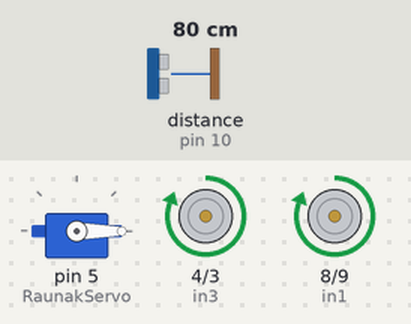
Recording of a sketch running on a simulated Arduino Uno, built with avr-gcc and run on an emulated ATmega328P. On the bench: servo, motor-driver pin pairs drawn as motors (green arrow = first pin HIGH = forward, orange = second pin HIGH = backward, longer = more drive). Wiring (inferred from the names in the program): ultrasonic range finder: trigger pin 11; echo pin 10. The inputs (shaded band) are chosen by the test bench; at power-on: distance to the obstacle (sensor on pin 10) 80 cm. The echo pulse lasts 58.3 µs per cm.

Above: at 2.8 s.
2.9 s: distance to the obstacle (sensor on pin 10) set to 2 cm
At 3.8 s:
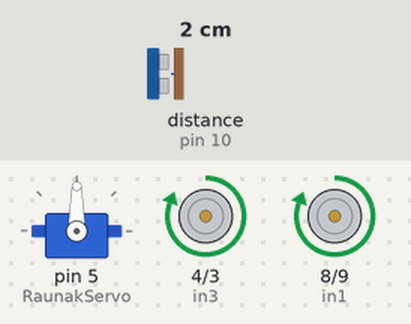
7.1 s: distance to the obstacle (sensor on pin 10) set to 35 cm
At 8.8 s:
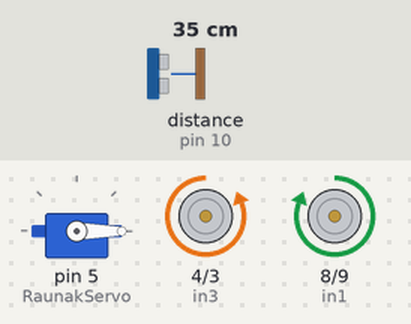
10.5 s: distance to the obstacle (sensor on pin 10) set to 4 cm
At 12.8 s:
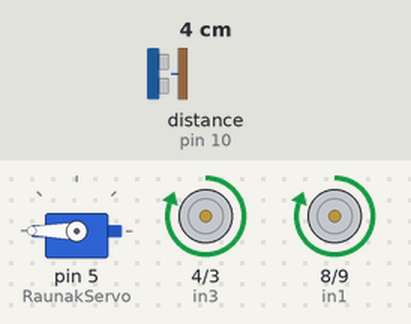
14.7 s: distance to the obstacle (sensor on pin 10) set to 60 cm
At 15.8 s:
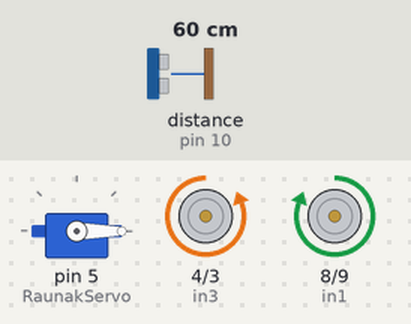
16.5 s: distance to the obstacle (sensor on pin 10) set to 9 cm
At 19.8 s:
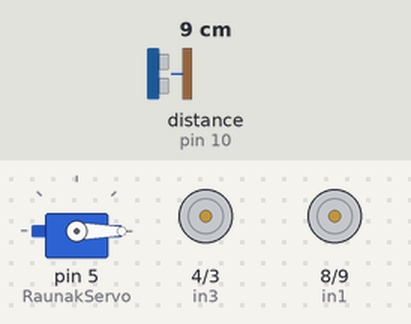
Timing chart, 0 to 21.7 s (numbered marks = the images above; inputs shaded):
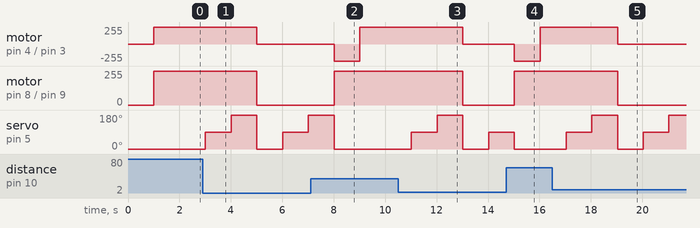

Measured:
- after the input at 2.9 s, motor on pin 4 (in3) / pin 3 (in4), motor on pin 8 (in1) / pin 9 (in2): forward 255/255 → stopped after 2.1 s; servo on pin 5 (RaunakServo): 0° → 90° after 0.11 s, → 180° 1.0 s later, → 0° 1.0 s later, → 90° 1.0 s later, … (5 changes in this stretch)
- after the input at 7.1 s, motor on pin 4 (in3) / pin 3 (in4): stopped → backward 255/255 after 0.92 s, → forward 255/255 1.0 s later; motor on pin 8 (in1) / pin 9 (in2): stopped → forward 255/255 after 0.92 s; servo on pin 5 (RaunakServo): goes on until 8.0 s, then stays 0°
- after the input at 10.5 s, motor on pin 4 (in3) / pin 3 (in4), motor on pin 8 (in1) / pin 9 (in2): forward 255/255 → stopped after 2.5 s; servo on pin 5 (RaunakServo): 0° → 90° after 0.52 s, → 180° 1.0 s later, → 0° 1.0 s later, → 90° 1.0 s later
- after the input at 14.7 s, motor on pin 4 (in3) / pin 3 (in4): stopped → backward 255/255 after 0.33 s, → forward 255/255 1.0 s later; motor on pin 8 (in1) / pin 9 (in2): stopped → forward 255/255 after 0.33 s
- after the input at 16.5 s, motor on pin 4 (in3) / pin 3 (in4), motor on pin 8 (in1) / pin 9 (in2): forward 255/255 → stopped after 2.5 s; servo on pin 5 (RaunakServo): 0° → 90° after 0.53 s, → 180° 1.0 s later, → 0° 1.0 s later, → 90° 1.0 s later, … (5 changes in this stretch)

The sketch:

Mars_Rover.ino
```cpp
 //For Servo Motor
#include <Servo.h>  //Includes Servo Library
int servoPin = 5;   //Declares the Servo Pin
Servo RaunakServo;  //Creates Servo Object

//For Ultrasonic Sensor
const int trigPin = 11;
const int echoPin = 10;

//For Motor Driver
const int in1 = 8;
const int in2 = 9;
const int in3 = 4;
const int in4 = 3;

void setup()
{
  //For Servo Motor
  RaunakServo.attach(5);

  //For Ultrasonic Sensor
  pinMode(trigPin, OUTPUT);
  pinMode(echoPin, INPUT);

  //For Motor Driver
  pinMode (in1, OUTPUT);
  pinMode (in2, OUTPUT);
  pinMode (in3, OUTPUT);
  pinMode (in4, OUTPUT);
}
long duration, distance1, distance2, distance3;
void loop()
{
  RaunakServo.write(0);  //Makes Servo go to 0 degrees
  delay(1000);
  digitalWrite(trigPin, LOW);
  delayMicroseconds(3);
  digitalWrite(trigPin, HIGH);
  delayMicroseconds(8);
  digitalWrite(trigPin, LOW);
  duration = pulseIn(echoPin, HIGH);
  distance1 = duration/58.2;
  if(distance1>30) //Move Forward
  {
    digitalWrite(in1, HIGH);
    digitalWrite(in2, LOW);
    digitalWrite(in3, HIGH);
    digitalWrite(in4, LOW);
  }
else       //Turns Left
  {
    RaunakServo.write(90);  //Makes Servo go to 90 degrees
    delay(1000);
    digitalWrite(trigPin, LOW);
    delayMicroseconds(3);
    digitalWrite(trigPin, HIGH);
    delayMicroseconds(8);
    digitalWrite(trigPin, LOW);
    duration = pulseIn(echoPin, HIGH);
    distance2 = duration/58.2;
    if(distance2>30)//Move Left
    {
      digitalWrite(in1, HIGH);
      digitalWrite(in2, LOW);
      digitalWrite(in3, LOW);
      digitalWrite(in4, HIGH);
    }
    else     //Turns Right
    {
      RaunakServo.write(270);  //Makes Servo go to 90 degrees
      delay(1000);
      digitalWrite(trigPin, LOW);
      delayMicroseconds(3);
      digitalWrite(trigPin, HIGH);
      delayMicroseconds(8);
      digitalWrite(trigPin, LOW);
      duration = pulseIn(echoPin, HIGH);
      distance3 = duration/58.2;
      if(distance3>30)   //Moves Right
      {
        digitalWrite(in1, HIGH);
        digitalWrite(in2, LOW);
        digitalWrite(in3, LOW);
        digitalWrite(in4, HIGH);
      }
      else   //Moves Backward
      {
        digitalWrite(in1, LOW);
        digitalWrite(in2, LOW);
        digitalWrite(in3, LOW);
        digitalWrite(in4, LOW);
      }
    }
  }
}
```
